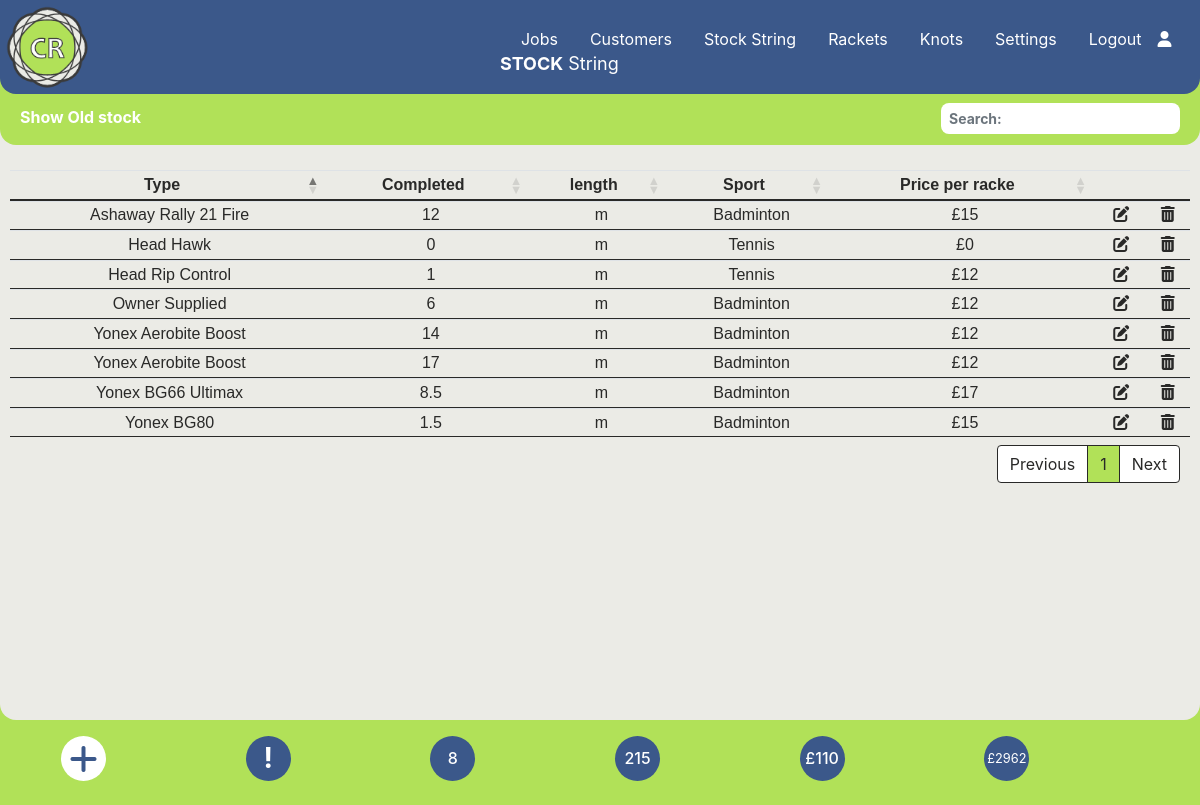
Before: /string.php (signed in) with the older database file.
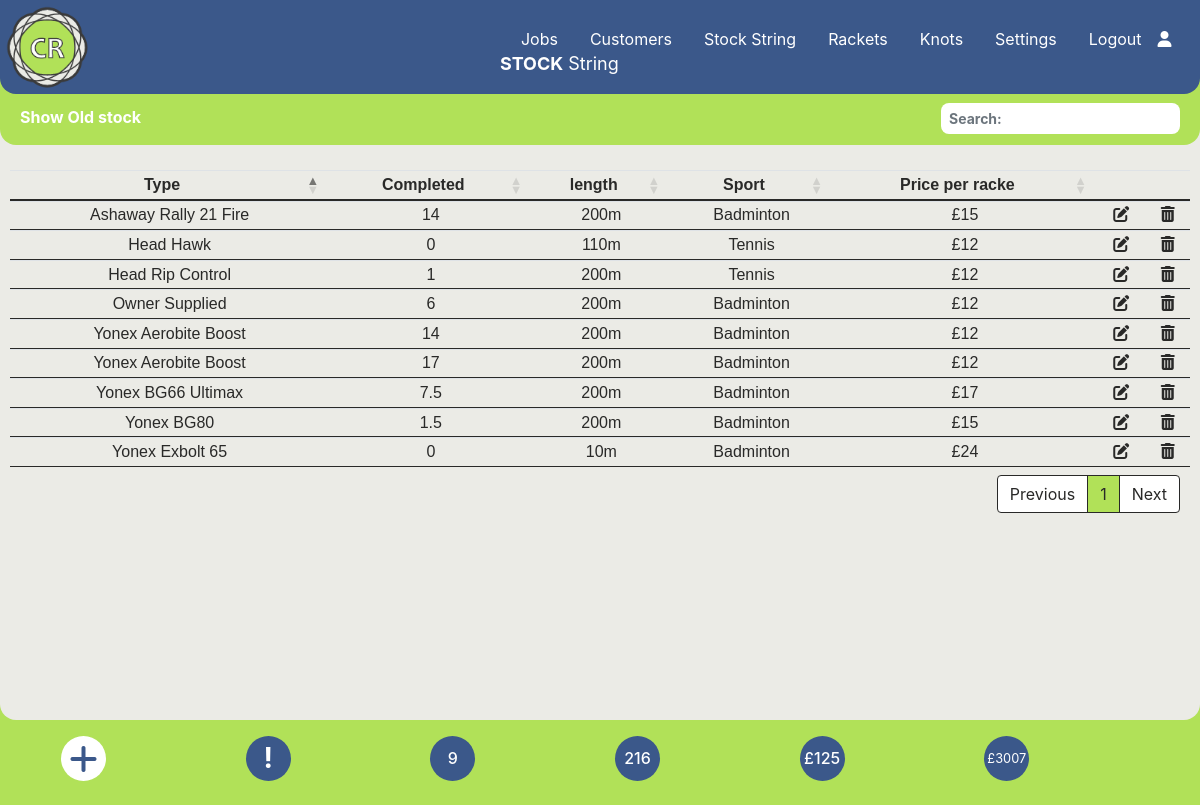
After: the same page with the newer database file.
### tables this page shows
CREATE TABLE `string` (
  `stringid` int(5) NOT NULL,
  `stock_id` varchar(50) NOT NULL,
  `string_number` varchar(4) NOT NULL,
  `Owner_supplied` varchar(3) NOT NULL,
  `purchase_date` varchar(10) NOT NULL,
  `note` varchar(100) NOT NULL,
  `reel_no` int(6) NOT NULL,
  `reel_price` varchar(6) NOT NULL,
  `racket_price` varchar(5) NOT NULL,
  `empty` int(1) NOT NULL,
  `lengthid` int(5) NOT NULL
);

CREATE TABLE `all_string` (
  `string_id` int(11) NOT NULL,
  `brand` varchar(50) NOT NULL,
  `notes` varchar(500) NOT NULL,
  `type` varchar(50) NOT NULL,
  `sportid` int(5) NOT NULL
);

CREATE TABLE `sport` (
  `sportid` int(4) NOT NULL,
  `sportname` varchar(50) NOT NULL,
  `string_length_per_racket` int(3) NOT NULL
);

CREATE TABLE `settings` (
  `id` int(5) NOT NULL,
  `description` varchar(20) NOT NULL,
  `value` varchar(5) NOT NULL
);

CREATE TABLE `reel_lengths` (
  `reel_length_id` int(3) NOT NULL,
  `length` int(4) NOT NULL,
  `warning_level` int(4) NOT NULL,
  `sport` int(3) NOT NULL
);

### string.php (the view, shortened to what this page needs)
<?php require_once('./Connections/wcba.php');
require_once('./menu.php');
$current_month_text = date("F");
$current_month_numeric = date("m");
$current_year = date("Y");
$query_Recordset2 = "SELECT * FROM string LEFT JOIN all_string ON string.stock_id = all_string.string_id LEFT JOIN sport ON all_string.sportid = sport.sportid LEFT JOIN reel_lengths ON string.lengthid = reel_lengths.reel_length_id WHERE empty = '0' ORDER BY string.stringid ASC";
$Recordset2 = mysqli_query($conn, $query_Recordset2) or die(mysqli_error($conn));
$row_Recordset2 = mysqli_fetch_assoc($Recordset2);
$totalRows_Recordset2 = mysqli_num_rows($Recordset2);
$query_Recordset6 = "SELECT * FROM stringjobs WHERE collection_date LIKE '___" . $current_month_numeric . "/" . $current_year . "%'ORDER BY job_id ASC;";
$Recordset6 = mysqli_query($conn, $query_Recordset6) or die(mysqli_error($conn));
$totalRows_Recordset6 = mysqli_num_rows($Recordset6);
$query_Recordset7 = "SELECT * FROM stringjobs ORDER BY job_id ASC;";
$Recordset7 = mysqli_query($conn, $query_Recordset7) or die(mysqli_error($conn));
$totalRows_Recordset7 = mysqli_num_rows($Recordset7);
$query_Recordset8 = "SELECT SUM(price) as SUM from stringjobs;";
$Recordset8 = mysqli_query($conn, $query_Recordset8) or die(mysqli_error($conn));
$row_Recordset8 = mysqli_fetch_assoc($Recordset8);
$sum = $row_Recordset8['SUM'];
$query_Recordset9 = "SELECT SUM(price) as SUM from stringjobs WHERE paid != '1';";
$Recordset9 = mysqli_query($conn, $query_Recordset9) or die(mysqli_error($conn));
$row_Recordset9 = mysqli_fetch_assoc($Recordset9);
$sum_owed = $row_Recordset9['SUM'];
?>
<!DOCTYPE html>
<html lang="en">
<head>
  <link rel="stylesheet" href="https://cdnjs.cloudflare.com/ajax/libs/font-awesome/6.4.2/css/all.min.css">
  <link rel="stylesheet" href="https://stackpath.bootstrapcdn.com/bootstrap/4.3.1/css/bootstrap.min.css">
  <link rel="stylesheet" href="https://cdnjs.cloudflare.com/ajax/libs/bootstrap-datepicker/1.9.0/css/bootstrap-datepicker3.min.css">
  <link rel="stylesheet" href="./css/style.css">
  <link rel="stylesheet" type="text/css" href="https://cdn.datatables.net/1.13.6/css/dataTables.bootstrap4.min.css" />
</head>
<body data-spy="scroll" data-target="#main-nav">
  <?php
  echo $main_menus;
  ?>
  <section>
    <div class="home-section diva">
      <p class="fxdtext"><strong>STOCK</strong> String</p>
      <?php if ($totalRows_Recordset2 == 0) {
        echo "<h5 class='text-center text-dark' style='margin-top: 200px;'>No Records found</h5> ";
      } else { ?>
        <a href="./string-old-stock.php" class="fxdtexta">Show Old stock</a>
        <table id="tblUser" class="table-text table table-sm center">
          <thead>
            <tr>
              <th class="text-center">Type</th>
              <th class="text-center ">Completed</th>
              <th class="text-center d-none d-md-table-cell">length</th>
              <th class="text-center d-none d-md-table-cell">Sport</th>
              <th class="text-center d-none d-md-table-cell">Price per racke</th>
              <th class="text-center"></th>
              <th class="text-center"></th>
            </tr>
          </thead>
          <tbody>
            <?php
            do { ?>
              <tr>
                <td style="text-align: center" data-toggle="modal" data-target="#StringViewModal<?php echo $row_Recordset2['stringid']; ?>"><?php echo $row_Recordset2['brand'] . " " . $row_Recordset2['type']; ?></td>
                <td><?php echo $row_Recordset2['string_number']; ?></td>
                <td class="d-none d-md-table-cell"><?php echo $row_Recordset2['length'] . "m"; ?></td>
                <td class="d-none d-md-table-cell"><?php echo $row_Recordset2['sportname']; ?></td>
                <td class="d-none d-md-table-cell"><?php echo "$currency" . $row_Recordset2['racket_price']; ?></td>
                <td style="text-align: center"><a class="fa-solid fa-pen-to-square" href="./editstring.php?stringid=<?php echo $row_Recordset2['stringid']; ?>&sportid=<?php echo $row_Recordset2['sportid']; ?>"></i></td>
                <td style="text-align: center"><i class="fa-solid fa-trash-can" data-toggle="modal" data-target="#delModal<?php echo $row_Recordset2['stringid']; ?>"></i></td>
              </tr>
            <?php
            } while ($row_Recordset2 = mysqli_fetch_assoc($Recordset2)); ?>
          </tbody>
        </table>
      <?php } ?>
    </div>
  </section>
  <div class="container center">
    <div class="p-3 row">
      <div class="col-2">
        <a href="./addavstring.php" type="button" class="dot fa-solid fa-plus fa-2x"></a>
      </div>
      <?php if (!empty($_SESSION['message'])) { ?>
        <div class="col-2">
          <h3 class="blinking" title="Warning Messages" data-toggle="modal" data-target="#warningModal"><strong>!</strong></h3>
        </div>
      <?php } else { ?>
        <div class="col-2">
          <h3 class="dotb" title="Warning Messages"><strong>!</strong></h3>
        </div>
      <?php } ?>
      <div class="col-2">
        <h3 class="dotbt h6 " title="Restrings for <?php echo $current_month_text; ?>"><?php echo $totalRows_Recordset6 ?></h3>
      </div>
      <div class="col-2">
        <a href="#" class="dotbt h6" title="Total restrings"><?php echo $totalRows_Recordset7 ?></a>
      </div>
      <div class="col-2">
        <a href="./jobs-unpaid.php" class="dotbt h6" title="Amount Owed"><?php echo "$currency" . $sum_owed ?></a>
      </div>
      <div class="col-2">
        <a href="#" class="dotbtt h7" title="Total Income"><small><?php echo "$currency" . $sum ?></small></a>
      </div>
    </div>
  </div>
</body>
</html>

### menu.php (shortened to what this page needs)
<?php
$sql = "SELECT * FROM settings where id = 2";
$Recordset1 = mysqli_query($conn, $sql) or die(mysqli_error($conn));
$row_Recordset1 = mysqli_fetch_assoc($Recordset1);
$currency = $row_Recordset1['value'];
$main_menus = '
<nav class="navbar">
<a href="./index.php" ><img class="logopos" src="./img/logo.png" height="95px"></a>
            <ul class="nav-menu">
            <li>&nbsp</li>
                <li class="nav-item">
                <a href="./string-jobs.php" class="nav-link">Jobs</a>
                </li>
                <li class="nav-item">
                <a href="./customers.php" class="nav-link">Customers</a>
                </li>
                <li class="nav-item">
                <a href="./string.php" class="nav-link">Stock String</a>
                </li>
                <li class="nav-item">
                <a href="./rackets.php" class="nav-link">Rackets</a>
                </li>
                <li class="nav-item">
                <a href="./knots.php" class="nav-link">Knots</a>
                </li>
                 <li class="nav-item">
                <a href="./settings.php" class="nav-link">Settings</a>
                </li>'
  . $_SESSION['loginmenu'] . '
            </ul>
            <div class="hamburger">
                <span class="bar"></span>
                <span class="bar"></span>
                <span class="bar"></span>
            </div>
        </nav>';
?>

### css/style.css (style rules this page uses)
body { background: #b1e158; color: #fff; z-index: 0; }
.fxdtext { position: fixed; top: 50px; left: 200px; font-weight: normal; font-size: 18px; color: #ffffff; z-index: 500; }
.fxdtexta { position: fixed; top: 105px; left: 20px; font-weight: bold; font-size: 16px; color: #ffffff; z-index: 10; }
@media screen and (max-width: 2500px) { .fxdtext { left: 500px; } }
.logopos { position: fixed; top: 0px; left: 0px; padding-top: 0; margin-top: 0; padding-left: 0; margin-left: 0; }
table.dataTable { clear: both; margin-top: 6px !important; margin-bottom: 6px !important; max-width: none !important; border-collapse: collapse !important; border-spacing: 0; padding-top: 120px; padding-left: 10px; padding-right: 10px; }
@media screen and (max-width: 2500px) { .table.dataTable { padding-top: 140px; font-size: 16px; } }
table.dataTable > thead > tr > th { border-bottom: 2px solid #292928; }
table.dataTable > tbody > tr > td { border-bottom: 1px solid #292928; }
.table-text { color: #292928; font-weight: normal; font: 14px Arial, sans-serif; }
.center { margin-left: auto; margin-right: auto; }
.home-section { background: #ebebe6; width: 100%; height: 670px; border-bottom-left-radius: 1rem; border-bottom-right-radius: 1rem; z-index: 1; }
@media screen and (max-width: 2500px) { .home-section { height: 720px; } }
a, a:hover, a:focus { color: inherit; text-decoration: none; transition: all 0.3s; }
.dot { height: 45px; width: 45px; background-color: #ffffff; border-radius: 50%; display: inline-block; color: #3b588a; display: flex; align-items: center; justify-content: center; }
.dotb { height: 45px; width: 45px; background-color: #3b588a; color: #ffffff; border-radius: 50%; display: inline-block; display: flex; align-items: center; justify-content: center; }
.dotbt { height: 45px; width: 45px; background-color: #3b588a; color: #ffffff; border-radius: 50%; display: inline-block; display: flex; align-items: center; justify-content: center; }
.dotbtt { height: 45px; width: 45px; background-color: #3b588a; color: #ffffff; border-radius: 50%; display: inline-block; display: flex; align-items: center; justify-content: center; }
.navbar { position: fixed; width: 100%; background: #3b588a; opacity: 1; padding-right: 100px; height: 94px; z-index: 100; display: flex; justify-content: space-between; align-items: left; padding: 1rem 1.5rem; border-bottom-right-radius: 1rem; border-bottom-left-radius: 1rem; }
.nav-menu { display: flex; justify-content: space-between; align-items: center; }
.nav-item { margin-left: 0rem; }
.nav-link { font-size: 16px; font-weight: 400; color: #ffffff; }
ul { list-style: none; }
.diva { overflow-x: hidden; }

Changed rows visible on the page:
changed string "BG66 Ultimax": string_number "8.5" → "7.5"; reel_lengths.length (not shown) → "200"
changed string "Ashaway": string_number "12" → "14"; reel_lengths.length (not shown) → "200"
changed string (number 3 of 9 on the later page): reel_lengths.length (not shown) → "200"
changed string (number 4 of 9 on the later page): reel_lengths.length (not shown) → "200"
changed string "Owner": reel_lengths.length (not shown) → "200"
changed string "Rip Control": reel_lengths.length (not shown) → "200"
changed string "Hawk": reel_lengths.length (not shown) → "110"; racket_price "0" → "12"
changed string "BG80": reel_lengths.length (not shown) → "200"
added string: all_string.brand "Yonex", all_string.type "Exbolt 65", string_number "0", reel_lengths.length "10", sport.sportname "Badminton", $currency "£", racket_price "24"
Other visible differences:
$totalRows_Recordset6: "8" → "9"
$totalRows_Recordset7: "215" → "216"
$sum_owed: "110" → "125"
$sum: "2962" → "3007"
